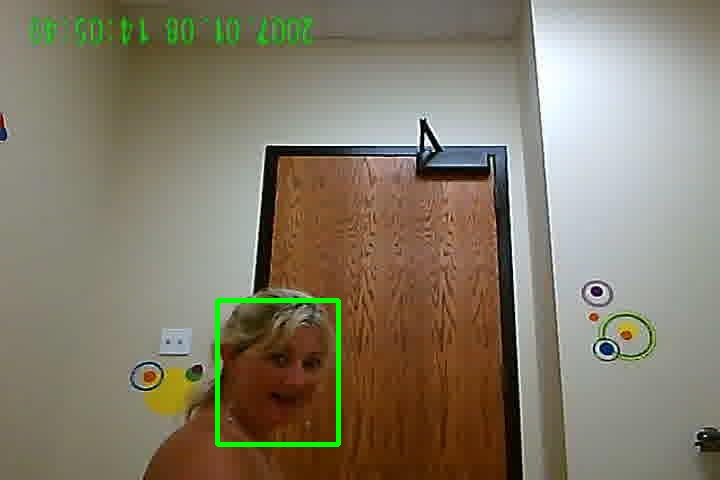
#> input picture image-07106_with_box.jpg, 720 x 480 px; its folder holds 2 pictures in this run
$ python rotate_frames.py ../..
#> lines starting #> are read from the running program, lines starting #| are printed output that depends on the picture
# pip install Pillow if you don't already have it

# import image utilities
from PIL import Image

# import os / sys utilities
import os
import sys
import ntpath
# folder arg is frames3

#OUT_DIR = os.path.expandvars("$PI_HOME/frames4")
# TMP
OUT_DIR = os.path.expandvars("$PI_HOME/redo_rotate")

# define a function that rotates images in the current directory
# given the rotation in degrees as a parameter
def rotateImages(folder):
#> called with folder = '../..'
    print(folder)
    vid = ntpath.basename(folder)
    os.system("mkdir {}".format(os.path.join(OUT_DIR, vid)))

    for image in os.listdir(folder):
        img = Image.open(os.path.join(folder, image))
#> img is the input picture: PIL image 720x480 RGB; mean R, G, B 132, 124.2, 105.7
        img.rotate(180).save(os.path.join(OUT_DIR, vid, image))
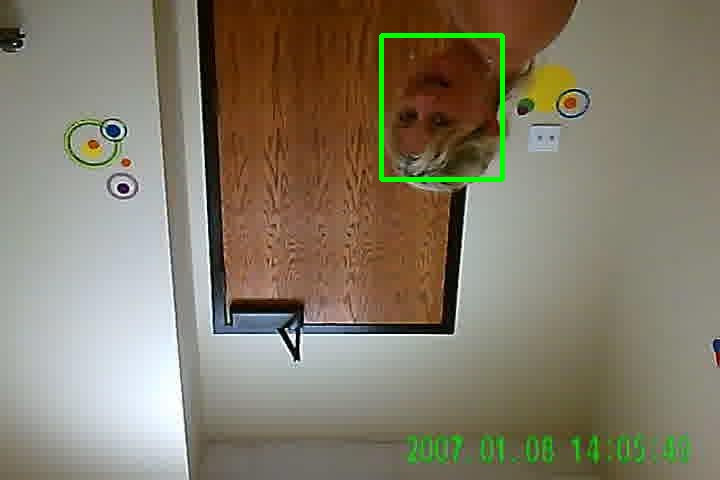
#> saved as image-07106_with_box.jpg: PIL image 720x480 RGB; mean R, G, B 132, 124.2, 105.7
        img.close()
#> pass 2 of the loop in rotateImages, `for image in os.listdir(folder):`:
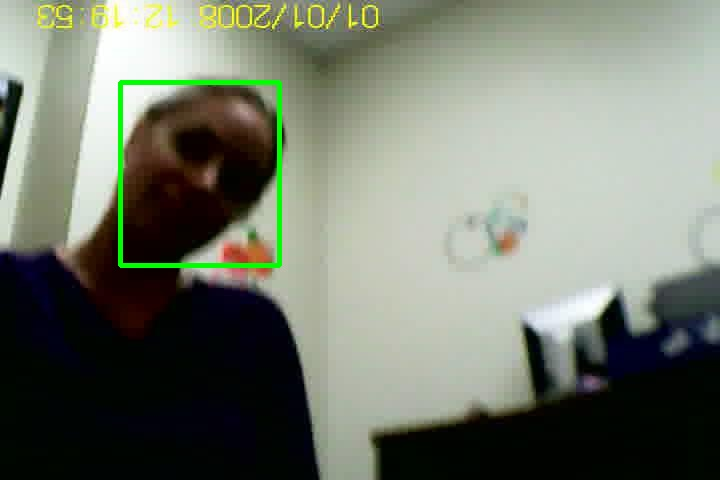
#> input picture image-09551_with_box.jpg, 720 x 480 px
#> in rotateImages, img is the input picture: PIL image 720x480 RGB; mean R, G, B 116.6, 122.4, 109.4
#> in rotateImages, `img.rotate(180).save(os.path.join(OUT_DIR, vid, image))`:
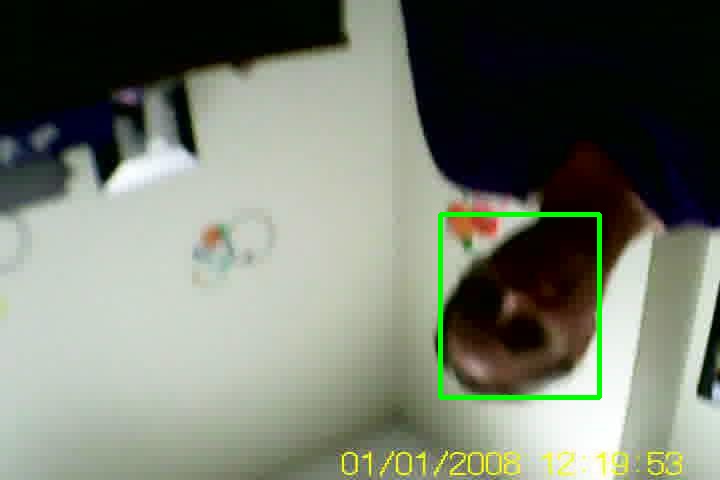
#> saved as image-09551_with_box.jpg: PIL image 720x480 RGB; mean R, G, B 116.6, 122.4, 109.4

if __name__ == "__main__":
#> (the run stopped early here; a loop or call above may not have finished)
